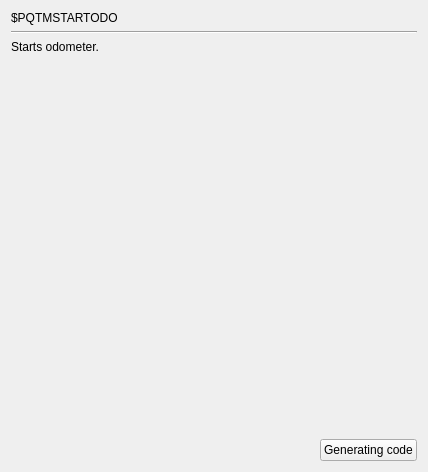
     <widget class="QWidget" name="page_PQTMSTARTODO">
      <layout class="QGridLayout" name="gridLayout_457">
       <item row="2" column="0" colspan="2">
        <widget class="QLabel" name="label_509">
         <property name="text">
          <string>Starts odometer.</string>
         </property>
        </widget>
       </item>
       <item row="0" column="0">
        <widget class="QLabel" name="label_508">
         <property name="text">
          <string>$PQTMSTARTODO</string>
         </property>
        </widget>
       </item>
       <item row="1" column="0" colspan="3">
        <widget class="Line" name="line_132">
         <property name="orientation">
          <enum>Qt::Horizontal</enum>
         </property>
        </widget>
       </item>
       <item row="4" column="1">
        <spacer name="horizontalSpacer_132">
         <property name="orientation">
          <enum>Qt::Horizontal</enum>
         </property>
         <property name="sizeHint" stdset="0">
          <size>
           <width>190</width>
           <height>20</height>
          </size>
         </property>
        </spacer>
       </item>
       <item row="4" column="2">
        <widget class="QPushButton" name="GC_PQTMSTARTODO">
         <property name="text">
          <string>Generating code</string>
         </property>
        </widget>
       </item>
       <item row="3" column="2">
        <spacer name="verticalSpacer_132">
         <property name="orientation">
          <enum>Qt::Vertical</enum>
         </property>
         <property name="sizeHint" stdset="0">
          <size>
           <width>20</width>
           <height>379</height>
          </size>
         </property>
        </spacer>
       </item>
      </layout>
     </widget>
